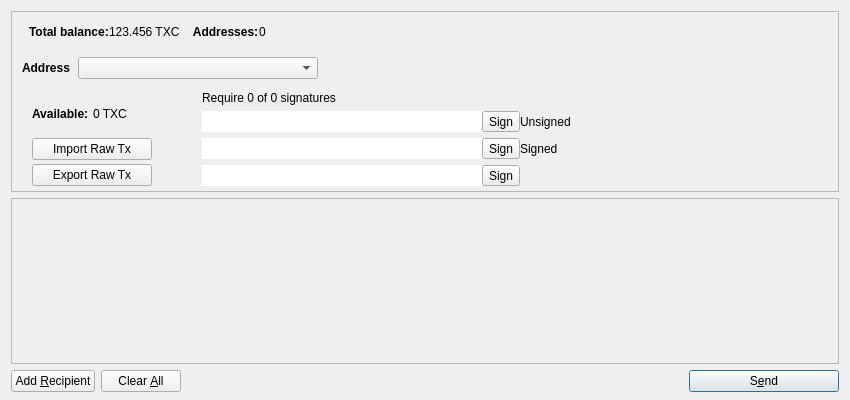
<?xml version="1.0" encoding="UTF-8"?>
<ui version="4.0">
 <class>MultiSigDialog</class>
 <widget class="QDialog" name="MultiSigDialog">
  <property name="geometry">
   <rect>
    <x>0</x>
    <y>0</y>
    <width>850</width>
    <height>400</height>
   </rect>
  </property>
  <property name="windowTitle">
   <string>Send Coins</string>
  </property>
  <layout class="QVBoxLayout" name="verticalLayout" stretch="0,1,0">
   <property name="bottomMargin">
    <number>8</number>
   </property>
   <item>
    <widget class="QFrame" name="frameCoinControl">
     <property name="sizePolicy">
      <sizepolicy hsizetype="Expanding" vsizetype="Expanding">
       <horstretch>0</horstretch>
       <verstretch>0</verstretch>
      </sizepolicy>
     </property>
     <property name="maximumSize">
      <size>
       <width>16777215</width>
       <height>16777215</height>
      </size>
     </property>
     <property name="frameShape">
      <enum>QFrame::StyledPanel</enum>
     </property>
     <property name="frameShadow">
      <enum>QFrame::Sunken</enum>
     </property>
     <layout class="QVBoxLayout" name="verticalLayoutCoinControl2">
      <property name="spacing">
       <number>6</number>
      </property>
      <property name="margin">
       <number>0</number>
      </property>
      <item>
       <layout class="QVBoxLayout" name="verticalLayoutCoinControl" stretch="0,0,0,1">
        <property name="spacing">
         <number>0</number>
        </property>
        <property name="leftMargin">
         <number>10</number>
        </property>
        <property name="topMargin">
         <number>10</number>
        </property>
        <item>
         <layout class="QHBoxLayout" name="horizontalLayoutCoinControl1">
          <property name="bottomMargin">
           <number>15</number>
          </property>
          <item>
           <widget class="QLabel" name="labelMyMultiSig">
            <property name="sizePolicy">
             <sizepolicy hsizetype="Preferred" vsizetype="Maximum">
              <horstretch>0</horstretch>
              <verstretch>0</verstretch>
             </sizepolicy>
            </property>
            <property name="font">
             <font>
              <weight>75</weight>
              <bold>true</bold>
             </font>
            </property>
            <property name="styleSheet">
             <string notr="true">font-weight:bold;</string>
            </property>
            <property name="text">
             <string/>
            </property>
           </widget>
          </item>
          <item>
           <widget class="QLabel" name="label">
            <property name="font">
             <font>
              <weight>75</weight>
              <bold>true</bold>
             </font>
            </property>
            <property name="text">
             <string>Total balance:</string>
            </property>
           </widget>
          </item>
          <item>
           <widget class="QLabel" name="labelBalance">
            <property name="cursor">
             <cursorShape>IBeamCursor</cursorShape>
            </property>
            <property name="text">
             <string>123.456 TXC</string>
            </property>
            <property name="textInteractionFlags">
             <set>Qt::LinksAccessibleByMouse|Qt::TextSelectableByKeyboard|Qt::TextSelectableByMouse</set>
            </property>
           </widget>
          </item>
          <item>
           <widget class="QLabel" name="labelAddresses">
            <property name="font">
             <font>
              <weight>75</weight>
              <bold>true</bold>
             </font>
            </property>
            <property name="text">
             <string>    Addresses:</string>
            </property>
           </widget>
          </item>
          <item>
           <widget class="QLabel" name="labelAddressesNum">
            <property name="minimumSize">
             <size>
              <width>28</width>
              <height>0</height>
             </size>
            </property>
            <property name="text">
             <string>0</string>
            </property>
           </widget>
          </item>
          <item>
           <spacer name="horizontalSpacer_2">
            <property name="orientation">
             <enum>Qt::Horizontal</enum>
            </property>
            <property name="sizeHint" stdset="0">
             <size>
              <width>40</width>
              <height>20</height>
             </size>
            </property>
           </spacer>
          </item>
         </layout>
        </item>
        <item>
         <layout class="QHBoxLayout" name="horizontalLayoutCoinControl2" stretch="0,0,0">
          <property name="spacing">
           <number>8</number>
          </property>
          <property name="bottomMargin">
           <number>10</number>
          </property>
          <item>
           <widget class="QLabel" name="labelMultiSigAddress">
            <property name="font">
             <font>
              <weight>75</weight>
              <bold>true</bold>
             </font>
            </property>
            <property name="text">
             <string>Address</string>
            </property>
            <property name="margin">
             <number>5</number>
            </property>
           </widget>
          </item>
          <item>
           <widget class="QComboBox" name="comboBoxAddrList">
            <property name="sizePolicy">
             <sizepolicy hsizetype="Fixed" vsizetype="Fixed">
              <horstretch>0</horstretch>
              <verstretch>0</verstretch>
             </sizepolicy>
            </property>
            <property name="minimumSize">
             <size>
              <width>240</width>
              <height>0</height>
             </size>
            </property>
            <property name="sizeIncrement">
             <size>
              <width>0</width>
              <height>0</height>
             </size>
            </property>
            <property name="baseSize">
             <size>
              <width>0</width>
              <height>0</height>
             </size>
            </property>
            <property name="editable">
             <bool>false</bool>
            </property>
            <property name="maxVisibleItems">
             <number>20</number>
            </property>
           </widget>
          </item>
          <item>
           <spacer name="horizontalSpacerCoinControl">
            <property name="orientation">
             <enum>Qt::Horizontal</enum>
            </property>
            <property name="sizeHint" stdset="0">
             <size>
              <width>40</width>
              <height>1</height>
             </size>
            </property>
           </spacer>
          </item>
         </layout>
        </item>
        <item>
         <widget class="QWidget" name="widgetCoinControl" native="true">
          <property name="sizePolicy">
           <sizepolicy hsizetype="Preferred" vsizetype="Preferred">
            <horstretch>0</horstretch>
            <verstretch>0</verstretch>
           </sizepolicy>
          </property>
          <property name="minimumSize">
           <size>
            <width>0</width>
            <height>0</height>
           </size>
          </property>
          <property name="styleSheet">
           <string notr="true"/>
          </property>
          <layout class="QHBoxLayout" name="horizontalLayoutCoinControl5">
           <property name="margin">
            <number>0</number>
           </property>
           <item>
            <layout class="QHBoxLayout" name="horizontalLayoutCoinControl3" stretch="0,0,0">
             <property name="spacing">
              <number>20</number>
             </property>
             <property name="topMargin">
              <number>0</number>
             </property>
             <property name="bottomMargin">
              <number>4</number>
             </property>
             <item>
              <layout class="QVBoxLayout" name="verticalLayout_3">
               <property name="spacing">
                <number>4</number>
               </property>
               <property name="leftMargin">
                <number>10</number>
               </property>
               <property name="topMargin">
                <number>4</number>
               </property>
               <item>
                <layout class="QHBoxLayout" name="horizontalLayout_3">
                 <property name="spacing">
                  <number>1</number>
                 </property>
                 <property name="margin">
                  <number>0</number>
                 </property>
                 <item>
                  <widget class="QLabel" name="labelAvailable">
                   <property name="font">
                    <font>
                     <weight>75</weight>
                     <bold>true</bold>
                    </font>
                   </property>
                   <property name="text">
                    <string>Available: </string>
                   </property>
                  </widget>
                 </item>
                 <item>
                  <widget class="QLabel" name="labelAvailableCoins">
                   <property name="text">
                    <string>0 TXC</string>
                   </property>
                  </widget>
                 </item>
                </layout>
               </item>
               <item>
                <widget class="QPushButton" name="btnImportDraft">
                 <property name="minimumSize">
                  <size>
                   <width>120</width>
                   <height>0</height>
                  </size>
                 </property>
                 <property name="toolTip">
                  <string>Import draft transaction with other's signature</string>
                 </property>
                 <property name="text">
                  <string>Import Raw Tx</string>
                 </property>
                 <property name="icon">
                  <iconset resource="../bitcoin.qrc">
                   <normaloff>:/icons/editpaste</normaloff>:/icons/editpaste</iconset>
                 </property>
                </widget>
               </item>
               <item>
                <widget class="QPushButton" name="btnExportDraft">
                 <property name="minimumSize">
                  <size>
                   <width>120</width>
                   <height>0</height>
                  </size>
                 </property>
                 <property name="toolTip">
                  <string>Export draft transaction with my signature</string>
                 </property>
                 <property name="text">
                  <string>Export Raw Tx</string>
                 </property>
                 <property name="icon">
                  <iconset resource="../bitcoin.qrc">
                   <normaloff>:/icons/editcopy</normaloff>:/icons/editcopy</iconset>
                 </property>
                </widget>
               </item>
              </layout>
             </item>
             <item>
              <layout class="QVBoxLayout" name="verticalLayout_4">
               <property name="spacing">
                <number>6</number>
               </property>
               <property name="leftMargin">
                <number>30</number>
               </property>
               <property name="topMargin">
                <number>2</number>
               </property>
               <property name="rightMargin">
                <number>1</number>
               </property>
               <property name="bottomMargin">
                <number>0</number>
               </property>
               <item>
                <widget class="QLabel" name="labelRequire">
                 <property name="text">
                  <string>Require 0 of 0 signatures</string>
                 </property>
                </widget>
               </item>
               <item>
                <layout class="QHBoxLayout" name="horizontalLayout_4">
                 <property name="spacing">
                  <number>0</number>
                 </property>
                 <item>
                  <widget class="QLineEdit" name="labelRequireAddr0">
                   <property name="sizePolicy">
                    <sizepolicy hsizetype="Fixed" vsizetype="Preferred">
                     <horstretch>0</horstretch>
                     <verstretch>0</verstretch>
                    </sizepolicy>
                   </property>
                   <property name="minimumSize">
                    <size>
                     <width>280</width>
                     <height>0</height>
                    </size>
                   </property>
                   <property name="frame">
                    <bool>false</bool>
                   </property>
                   <property name="readOnly">
                    <bool>true</bool>
                   </property>
                  </widget>
                 </item>
                 <item>
                  <widget class="QToolButton" name="btnSign0">
                   <property name="text">
                    <string>Sign</string>
                   </property>
                   <property name="icon">
                    <iconset resource="../bitcoin.qrc">
                     <normaloff>:/icons/key</normaloff>:/icons/key</iconset>
                   </property>
                   <property name="toolButtonStyle">
                    <enum>Qt::ToolButtonTextBesideIcon</enum>
                   </property>
                  </widget>
                 </item>
                 <item>
                  <widget class="QLabel" name="labelIsSign0">
                   <property name="text">
                    <string>Unsigned</string>
                   </property>
                  </widget>
                 </item>
                 <item>
                  <spacer name="horizontalSpacer_4">
                   <property name="orientation">
                    <enum>Qt::Horizontal</enum>
                   </property>
                   <property name="sizeHint" stdset="0">
                    <size>
                     <width>40</width>
                     <height>20</height>
                    </size>
                   </property>
                  </spacer>
                 </item>
                </layout>
               </item>
               <item>
                <layout class="QHBoxLayout" name="horizontalLayout_5">
                 <property name="spacing">
                  <number>0</number>
                 </property>
                 <item>
                  <widget class="QLineEdit" name="labelRequireAddr1">
                   <property name="sizePolicy">
                    <sizepolicy hsizetype="Fixed" vsizetype="Preferred">
                     <horstretch>0</horstretch>
                     <verstretch>0</verstretch>
                    </sizepolicy>
                   </property>
                   <property name="minimumSize">
                    <size>
                     <width>280</width>
                     <height>0</height>
                    </size>
                   </property>
                   <property name="frame">
                    <bool>false</bool>
                   </property>
                   <property name="readOnly">
                    <bool>true</bool>
                   </property>
                  </widget>
                 </item>
                 <item>
                  <widget class="QToolButton" name="btnSign1">
                   <property name="text">
                    <string>Sign</string>
                   </property>
                   <property name="icon">
                    <iconset resource="../bitcoin.qrc">
                     <normaloff>:/icons/key</normaloff>:/icons/key</iconset>
                   </property>
                   <property name="toolButtonStyle">
                    <enum>Qt::ToolButtonTextBesideIcon</enum>
                   </property>
                  </widget>
                 </item>
                 <item>
                  <widget class="QLabel" name="labelIsSign1">
                   <property name="text">
                    <string>Signed</string>
                   </property>
                  </widget>
                 </item>
                 <item>
                  <spacer name="horizontalSpacer_5">
                   <property name="orientation">
                    <enum>Qt::Horizontal</enum>
                   </property>
                   <property name="sizeHint" stdset="0">
                    <size>
                     <width>40</width>
                     <height>20</height>
                    </size>
                   </property>
                  </spacer>
                 </item>
                </layout>
               </item>
               <item>
                <layout class="QHBoxLayout" name="horizontalLayout_6">
                 <property name="spacing">
                  <number>0</number>
                 </property>
                 <item>
                  <widget class="QLineEdit" name="labelRequireAddr2">
                   <property name="sizePolicy">
                    <sizepolicy hsizetype="Fixed" vsizetype="Preferred">
                     <horstretch>0</horstretch>
                     <verstretch>0</verstretch>
                    </sizepolicy>
                   </property>
                   <property name="minimumSize">
                    <size>
                     <width>280</width>
                     <height>0</height>
                    </size>
                   </property>
                   <property name="frame">
                    <bool>false</bool>
                   </property>
                   <property name="readOnly">
                    <bool>true</bool>
                   </property>
                  </widget>
                 </item>
                 <item>
                  <widget class="QToolButton" name="btnSign2">
                   <property name="text">
                    <string>Sign</string>
                   </property>
                   <property name="icon">
                    <iconset resource="../bitcoin.qrc">
                     <normaloff>:/icons/key</normaloff>:/icons/key</iconset>
                   </property>
                   <property name="toolButtonStyle">
                    <enum>Qt::ToolButtonTextBesideIcon</enum>
                   </property>
                  </widget>
                 </item>
                 <item>
                  <widget class="QLabel" name="labelIsSign2">
                   <property name="text">
                    <string/>
                   </property>
                  </widget>
                 </item>
                 <item>
                  <spacer name="horizontalSpacer_6">
                   <property name="orientation">
                    <enum>Qt::Horizontal</enum>
                   </property>
                   <property name="sizeHint" stdset="0">
                    <size>
                     <width>40</width>
                     <height>20</height>
                    </size>
                   </property>
                  </spacer>
                 </item>
                </layout>
               </item>
              </layout>
             </item>
             <item>
              <spacer name="horizontalSpacer_3">
               <property name="orientation">
                <enum>Qt::Horizontal</enum>
               </property>
               <property name="sizeHint" stdset="0">
                <size>
                 <width>40</width>
                 <height>20</height>
                </size>
               </property>
              </spacer>
             </item>
            </layout>
           </item>
          </layout>
         </widget>
        </item>
        <item>
         <spacer name="verticalSpacerCoinControl">
          <property name="orientation">
           <enum>Qt::Vertical</enum>
          </property>
          <property name="sizeHint" stdset="0">
           <size>
            <width>800</width>
            <height>1</height>
           </size>
          </property>
         </spacer>
        </item>
       </layout>
      </item>
     </layout>
    </widget>
   </item>
   <item>
    <widget class="QScrollArea" name="scrollArea">
     <property name="widgetResizable">
      <bool>true</bool>
     </property>
     <widget class="QWidget" name="scrollAreaWidgetContents">
      <property name="geometry">
       <rect>
        <x>0</x>
        <y>0</y>
        <width>830</width>
        <height>150</height>
       </rect>
      </property>
      <layout class="QVBoxLayout" name="verticalLayout_2">
       <property name="margin">
        <number>0</number>
       </property>
       <item>
        <layout class="QVBoxLayout" name="entries">
         <property name="spacing">
          <number>6</number>
         </property>
        </layout>
       </item>
       <item>
        <spacer name="verticalSpacer">
         <property name="orientation">
          <enum>Qt::Vertical</enum>
         </property>
         <property name="sizeHint" stdset="0">
          <size>
           <width>20</width>
           <height>40</height>
          </size>
         </property>
        </spacer>
       </item>
      </layout>
     </widget>
    </widget>
   </item>
   <item>
    <layout class="QHBoxLayout" name="horizontalLayout">
     <item>
      <widget class="QPushButton" name="addButton">
       <property name="toolTip">
        <string>Send to multiple recipients at once</string>
       </property>
       <property name="text">
        <string>Add &amp;Recipient</string>
       </property>
       <property name="icon">
        <iconset resource="../bitcoin.qrc">
         <normaloff>:/icons/add</normaloff>:/icons/add</iconset>
       </property>
       <property name="autoDefault">
        <bool>false</bool>
       </property>
      </widget>
     </item>
     <item>
      <widget class="QPushButton" name="clearButton">
       <property name="sizePolicy">
        <sizepolicy hsizetype="Minimum" vsizetype="Fixed">
         <horstretch>0</horstretch>
         <verstretch>0</verstretch>
        </sizepolicy>
       </property>
       <property name="toolTip">
        <string>Remove all transaction fields</string>
       </property>
       <property name="text">
        <string>Clear &amp;All</string>
       </property>
       <property name="icon">
        <iconset resource="../bitcoin.qrc">
         <normaloff>:/icons/remove</normaloff>:/icons/remove</iconset>
       </property>
       <property name="autoRepeatDelay">
        <number>300</number>
       </property>
       <property name="autoDefault">
        <bool>false</bool>
       </property>
      </widget>
     </item>
     <item>
      <layout class="QHBoxLayout" name="horizontalLayout_2">
       <property name="spacing">
        <number>3</number>
       </property>
      </layout>
     </item>
     <item>
      <spacer name="horizontalSpacer">
       <property name="orientation">
        <enum>Qt::Horizontal</enum>
       </property>
       <property name="sizeHint" stdset="0">
        <size>
         <width>40</width>
         <height>20</height>
        </size>
       </property>
      </spacer>
     </item>
     <item>
      <widget class="QPushButton" name="sendButton">
       <property name="minimumSize">
        <size>
         <width>150</width>
         <height>0</height>
        </size>
       </property>
       <property name="toolTip">
        <string>Confirm the send action</string>
       </property>
       <property name="text">
        <string>S&amp;end</string>
       </property>
       <property name="icon">
        <iconset resource="../bitcoin.qrc">
         <normaloff>:/icons/send</normaloff>:/icons/send</iconset>
       </property>
       <property name="default">
        <bool>true</bool>
       </property>
      </widget>
     </item>
    </layout>
   </item>
  </layout>
 </widget>
 <resources>
  <include location="../bitcoin.qrc"/>
 </resources>
 <connections/>
</ui>
